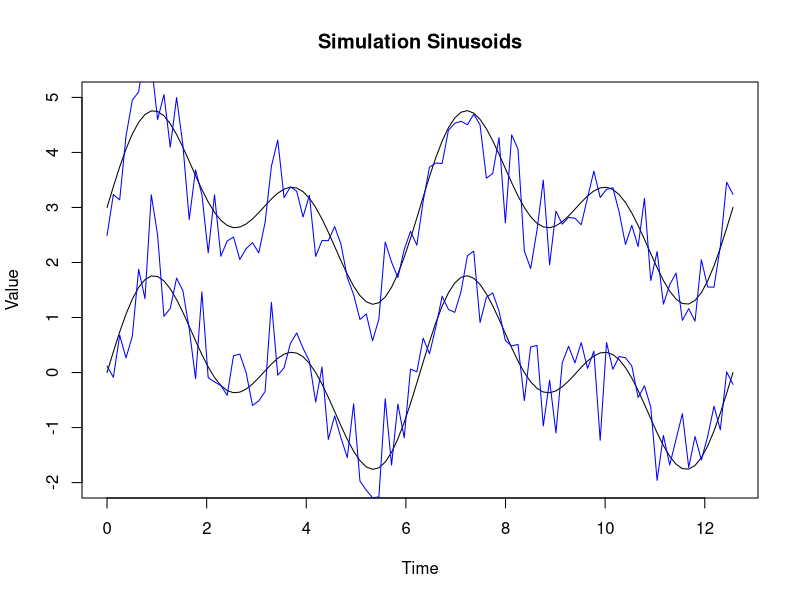
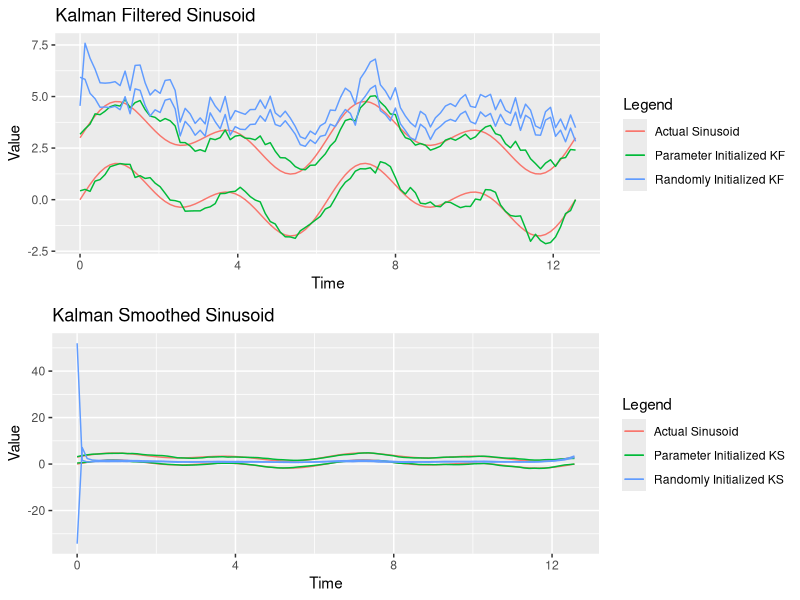
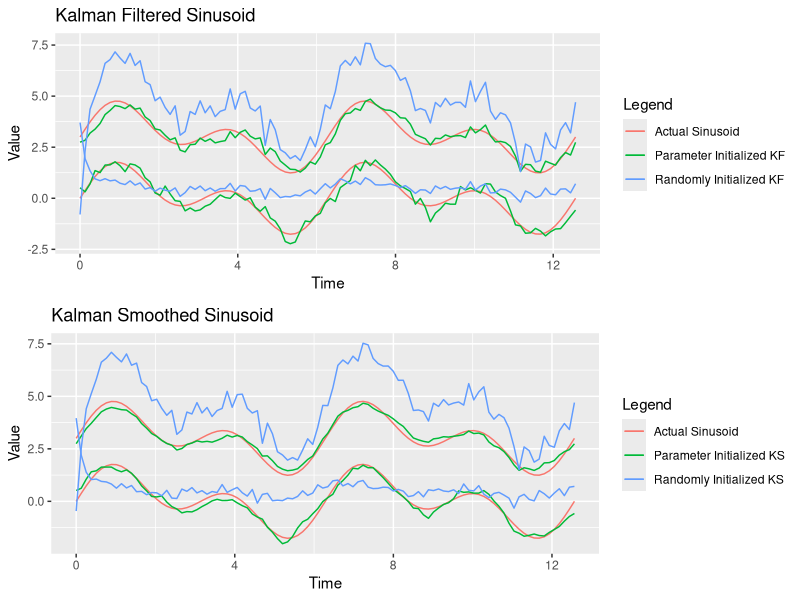
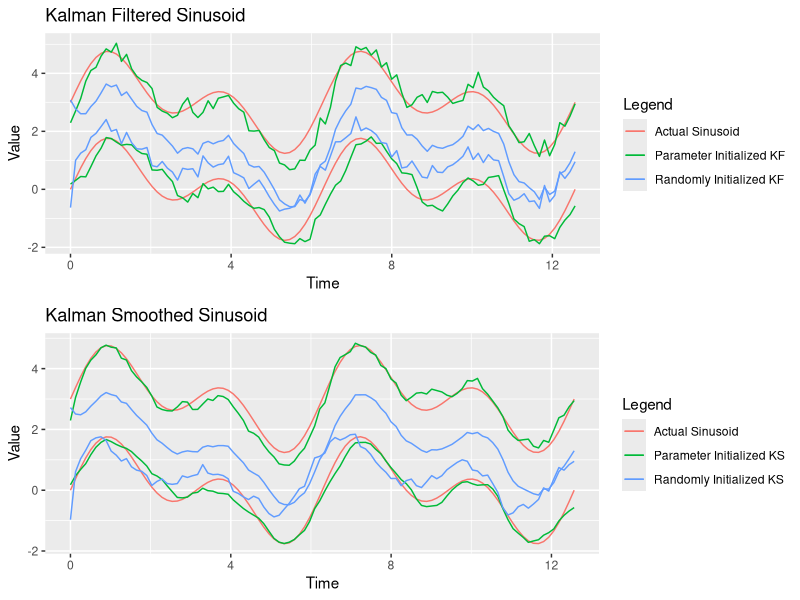
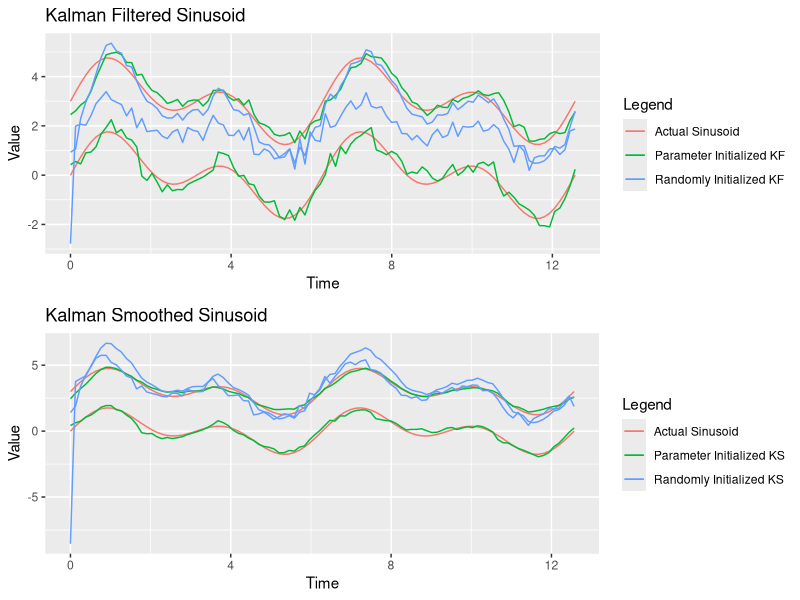
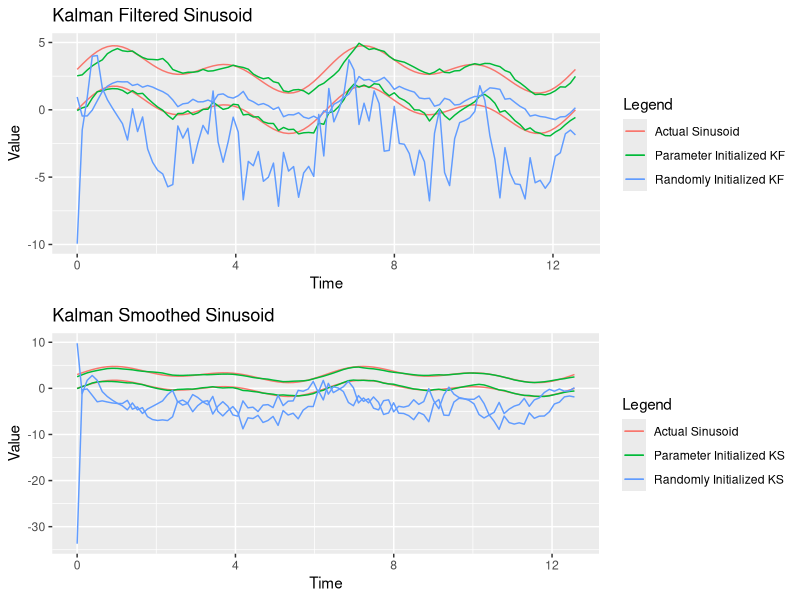
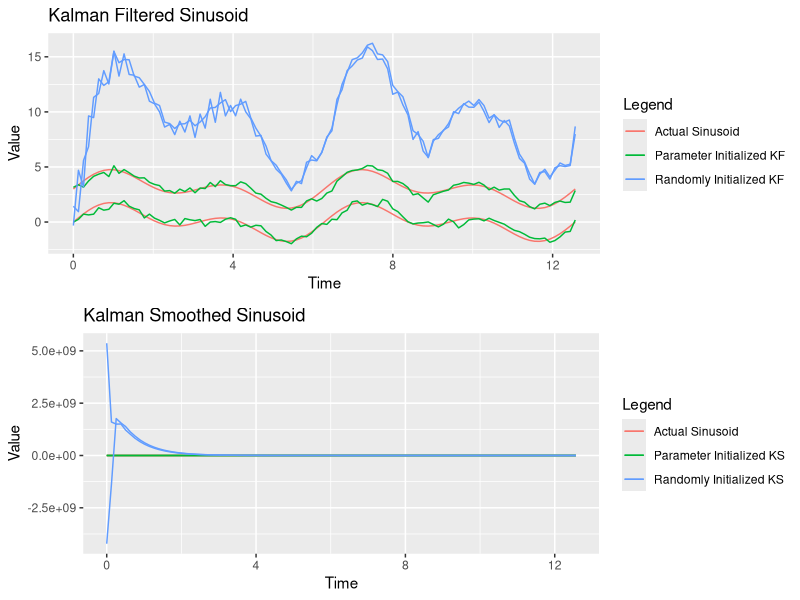
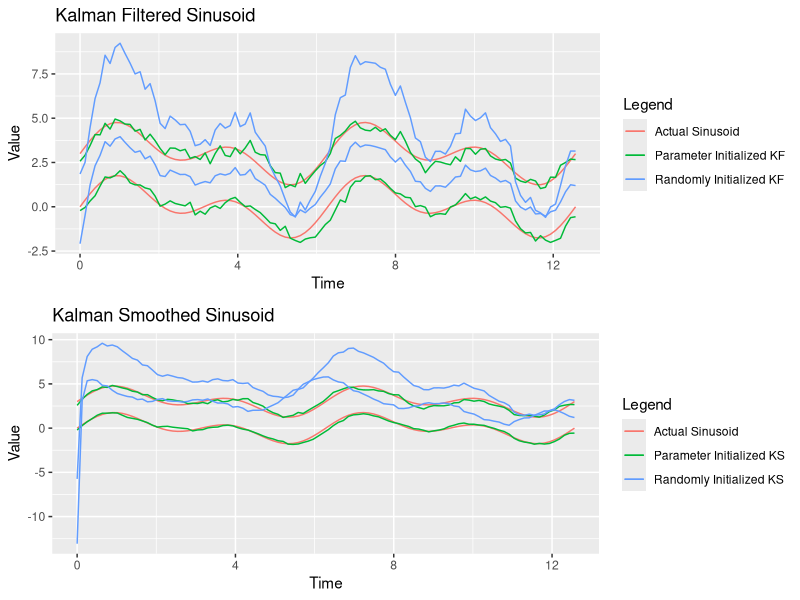

Write R code to recreate these figures, in order.
## ---- chunk 1
knitr::opts_chunk$set(echo = TRUE)
require(ggplot2)
require(reshape2)
## ---- chunk 2
KFS_init <- function(y) {
  n = dim(y)[1]
  t = dim(y)[2]
  A <- diag(n)
  C <- diag(n)
  R <- diag(n)
  sum = array(0, dim=c(1,n))
  for(d in 1:n) {
    for(i in 1:(t-2)) {
      sum[d] = sum[d] + (y[d,i+1]-((y[d,i]+y[d,i+2])/2))^2
    }
  }
  msqe = sum/t
  Q <- diag(as.vector(msqe))
  x0 <- y[,1]
  v0 <- diag(n)*0
  return(list(A=A, C=C, Q=Q, R=R, x0=x0, v0=v0))
}
## ---- chunk 3
KFS <- function(A,C,Q,R,x0,v0,y) {

  require('MASS')
  T=dim(y)[2]
  d=dim(A)[1]
  Fv1=array(0, dim=c(d,d,T))
  Fv2=array(0, dim=c(d,d,T))
  Fx1=array(0, dim=c(d,T))
  Fx2=array(0, dim=c(d,T))
  Sx=array(0, dim=c(d,T))
  Sv=array(0, dim=c(d,d,T))
  Scov=array(0, dim=c(d,d,T))
  
  CRC = t(C) %*% ginv(R) %*% C
  
  # Filter
  for (t in 1:T) {
    if (t==1) {
      Fv1[,,t]=v0-v0%*%CRC%*%v0+v0%*%CRC%*%ginv(ginv(v0)+CRC)%*%CRC%*%v0
      Fv2[,,t]=A%*%Fv1[,,t]%*%t(A)+Q
      Fx1[,t]=x0 + v0%*%t(C)%*%ginv(R)%*%(y[,t]-C%*%x0)-v0%*%CRC%*%ginv(ginv(v0)+CRC)%*%t(C)%*%ginv(R)%*%(y[,t]-C%*%x0)
      Fx2[,t]=A%*%Fx1[,t]
    } else {
      v2=Fv2[,,t-1]
      Fv1[,,t]=v2-v2%*%CRC%*%v2+v2%*%CRC%*%ginv(ginv(v2)+CRC)%*%CRC%*%v2
      Fv2[,,t]=A%*%Fv1[,,t]%*%t(A)+Q
      x2=Fx2[,t-1]
      Fx1[,t]=x2 + v2%*%t(C)%*%ginv(R)%*%(y[,t]-C%*%x2)-v2%*%CRC%*%ginv(ginv(v2)+CRC)%*%t(C)%*%ginv(R)%*%(y[,t]-C%*%x2)
      Fx2[,t]=A%*%Fx1[,t]
    }
  }
  
  # Smoother
  for (i in 1:T) {
    t=T-i+1
    if (t==T) {
      Sv[,,t]=Fv1[,,t]
      Jt=Fv1[,,t]%*%t(A)/(Fv2[,,t])
      Jt[is.na(Jt)] <- 0
      Jt=Fv1[,,t]%*%t(A)%*%ginv(Fv2[,,t])
      Scov[,,t]=Fv2[,,t]%*%t(Jt)
      Sx[,t]=Fx1[,t]+Jt%*%(Fx2[,t]-A%*%Fx1[,t])
    } else {
      Jt=Fv1[,,t]%*%t(A)/(Fv2[,,t])
      Jt[is.na(Jt)] <- 0
      Sv[,,t]=Fv1[,,t]+Jt%*%(Sv[,,t+1]-Fv2[,,t])%*%t(Jt)
      Scov[,,t]=Sv[,,t+1]%*%t(Jt)
      Sx[,t]=Fx1[,t]+Jt%*%(Sx[,t+1]-A%*%Fx1[,t])
    }
  }
  return(list(Fv1=Fv1,Fv2=Fv2,Fx1=Fx1,Fx2=Fx2,Sx=Sx,Sv=Sv,Scov=Scov))
}
## ---- chunk 4

# Multiple plot function
#
# ggplot objects can be passed in ..., or to plotlist (as a list of ggplot objects)
# - cols:   Number of columns in layout
# - layout: A matrix specifying the layout. If present, 'cols' is ignored.
#
# If the layout is something like matrix(c(1,2,3,3), nrow=2, byrow=TRUE),
# then plot 1 will go in the upper left, 2 will go in the upper right, and
# 3 will go all the way across the bottom.
#
multiplot <- function(..., plotlist=NULL, file, cols=1, layout=NULL) {
  require(grid)
  
  # Make a list from the ... arguments and plotlist
  plots <- c(list(...), plotlist)
  
  numPlots = length(plots)
  
  # If layout is NULL, then use 'cols' to determine layout
  if (is.null(layout)) {
    # Make the panel
    # ncol: Number of columns of plots
    # nrow: Number of rows needed, calculated from # of cols
    layout <- matrix(seq(1, cols * ceiling(numPlots/cols)),
                     ncol = cols, nrow = ceiling(numPlots/cols))
  }
  
  if (numPlots==1) {
    print(plots[[1]])
    
  } else {
    # Set up the page
    grid.newpage()
    pushViewport(viewport(layout = grid.layout(nrow(layout), ncol(layout))))
    
    # Make each plot, in the correct location
    for (i in 1:numPlots) {
      # Get the i,j matrix positions of the regions that contain this subplot
      matchidx <- as.data.frame(which(layout == i, arr.ind = TRUE))
      
      print(plots[[i]], vp = viewport(layout.pos.row = matchidx$row,
                                      layout.pos.col = matchidx$col))
    }
  }
}
## ---- chunk 5
t <- seq(0,4*pi,,100)

actual1 <- sin(t) + sin(2*t)
actual2 <- sin(t) + sin(2*t) + 3
actual = array(actual1, dim=c(100,2))
actual[,2] <- actual2

meas1 <- actual1 + rnorm(100, mean=0, sd=0.5)
meas2 <- actual2 + rnorm(100, mean=0, sd=0.5)
meas = array(meas1, dim=c(100,2))
meas[,2] <- meas2

plot(t, actual[,1], type="l", main="Simulation Sinusoids", xlab="Time", ylab="Value", ylim=c(-2,5))
lines(t, actual[,2], col="black")
lines(t, meas[,1], col="blue")
lines(t, meas[,2], col="blue")
## ---- chunk 6
t <- seq(0,4*pi,,100)

actual1 <- sin(t) + sin(2*t)
actual2 <- sin(t) + sin(2*t) + 3
actual = array(actual1, dim=c(100,2))
actual[,2] <- actual2

for(i in 1:10) {
  meas1 <- actual1 + rnorm(100, mean=0, sd=0.5)
  meas2 <- actual2 + rnorm(100, mean=0, sd=0.5)
  meas = array(meas1, dim=c(100,2))
  meas[,2] <- meas2
  
  par = KFS_init(t(meas))
  x = KFS(par$A, par$C, par$Q, par$R, par$x0, par$v0, y=t(meas))
  
  A = array(runif(4, 0, 1), dim=c(2,2))
  C = array(runif(4, 0, 1), dim=c(2,2))
  Q = array(runif(4, 0, 1), dim=c(2,2))
  R = array(runif(4, 0, 1), dim=c(2,2))
  x0 = array(c(runif(1, -1, 1), 3 + runif(1, -1, 1)), dim=c(2,1))
  v0 = array(runif(4, -1, 1), dim=c(2,2))
  z = KFS(A, C, Q, R, x0, v0, y=t(meas))
  
  kf_data <-
  data.frame(
    ac1 = actual[,1],
    ac2 = actual[,2],
    kx1 = x$Fx1[1,],
    kx2 = x$Fx1[2,],
    kz1 = z$Fx1[1,],
    kz2 = z$Fx1[2,],
    time = t
  )
  
  ks_data <-
  data.frame(
    ac1 = actual[,1],
    ac2 = actual[,2],
    kx1 = x$Sx[1,],
    kx2 = x$Sx[2,],
    kz1 = z$Sx[1,],
    kz2 = z$Sx[2,],
    time = t
  )
  
  #Plot
  fplot <- ggplot(kf_data, aes(time, colour=Legend)) + geom_line(aes(y=ac1, color="Actual Sinusoid"))+ geom_line(aes(y=ac2, color="Actual Sinusoid")) + geom_line(aes(y=kx1, color="Parameter Initialized KF")) + geom_line(aes(y=kx2, color="Parameter Initialized KF")) + geom_line(aes(y=kz1, color="Randomly Initialized KF")) + geom_line(aes(y=kz2, color="Randomly Initialized KF")) + labs(x="Time", y="Value", title="Kalman Filtered Sinusoid")
  splot <- ggplot(ks_data, aes(time, colour=Legend)) + geom_line(aes(y=ac1, color="Actual Sinusoid"))+ geom_line(aes(y=ac2, color="Actual Sinusoid")) + geom_line(aes(y=kx1, color="Parameter Initialized KS")) + geom_line(aes(y=kx2, color="Parameter Initialized KS")) + geom_line(aes(y=kz1, color="Randomly Initialized KS")) + geom_line(aes(y=kz2, color="Randomly Initialized KS")) + labs(x="Time", y="Value", title="Kalman Smoothed Sinusoid")
  multiplot(fplot, splot)
  
  ms1r2 = sum((cor(actual[,1], meas[,1]))^2)
  ms2r2 = sum((cor(actual[,2], meas[,2]))^2)
  xf1r2 = sum((cor(actual[,1], x$Fx1[1,]))^2)
  xf2r2 = sum((cor(actual[,2], x$Fx1[2,]))^2)
  xs1r2 = sum((cor(actual[,1], x$Sx[1,]))^2)
  xs2r2 = sum((cor(actual[,2], x$Sx[2,]))^2)
  zf1r2 = sum((cor(actual[,1], z$Fx1[1,]))^2)
  zf2r2 = sum((cor(actual[,2], z$Fx1[2,]))^2)
  zs1r2 = sum((cor(actual[,1], z$Sx[1,]))^2)
  zs2r2 = sum((cor(actual[,2], z$Sx[2,]))^2)
  print(paste("Measurement R^2: ", round(ms1r2, digits=5), round(ms2r2, digits=5)))
  print(paste("Kalman Filter R^2: ", round(xf1r2, digits=5), round(xf2r2, digits=5), " vs. ", round(zf1r2, digits=5), round(zf2r2, digits=5)))
  print(paste("Kalman Smoother R^2: ", round(xs1r2, digits=5), round(xs2r2, digits=5), " vs. ", round(zs1r2, digits=5), round(zs2r2, digits=5)))
}
## ---- chunk 7
t <- seq(0,4*pi,,100)

actual1 <- sin(t) + sin(2*t)
actual2 <- sin(t) + sin(2*t) + 3
actual = array(actual1, dim=c(100,2))
actual[,2] <- actual2

for(i in 1:10) {
  meas1 <- actual1 + rnorm(100, mean=0, sd=5)
  meas2 <- actual2 + rnorm(100, mean=0, sd=5)
  meas = array(meas1, dim=c(100,2))
  meas[,2] <- meas2
  
  par = KFS_init(t(meas))
  x = KFS(par$A, par$C, par$Q, par$R, par$x0, par$v0, y=t(meas))
  
  A = array(runif(4, 0, 1), dim=c(2,2))
  C = array(runif(4, 0, 1), dim=c(2,2))
  Q = array(runif(4, 0, 1), dim=c(2,2))
  R = array(runif(4, 0, 1), dim=c(2,2))
  x0 = array(c(runif(1, -1, 1), 3 + runif(1, -1, 1)), dim=c(2,1))
  v0 = array(runif(4, -1, 1), dim=c(2,2))
  z = KFS(A, C, Q, R, x0, v0, y=t(meas))
  
  kf_data <-
  data.frame(
    ac1 = actual[,1],
    ac2 = actual[,2],
    kx1 = x$Fx1[1,],
    kx2 = x$Fx1[2,],
    kz1 = z$Fx1[1,],
    kz2 = z$Fx1[2,],
    time = t
  )
  
  ks_data <-
  data.frame(
    ac1 = actual[,1],
    ac2 = actual[,2],
    kx1 = x$Sx[1,],
    kx2 = x$Sx[2,],
    kz1 = z$Sx[1,],
    kz2 = z$Sx[2,],
    time = t
  )
  
  #Plot
  fplot <- ggplot(kf_data, aes(time, colour=Legend)) + geom_line(aes(y=ac1, color="Actual Sinusoid"))+ geom_line(aes(y=ac2, color="Actual Sinusoid")) + geom_line(aes(y=kx1, color="Parameter Initialized KF")) + geom_line(aes(y=kx2, color="Parameter Initialized KF")) + geom_line(aes(y=kz1, color="Randomly Initialized KF")) + geom_line(aes(y=kz2, color="Randomly Initialized KF")) + labs(x="Time", y="Value", title="Kalman Filtered Sinusoid")
  splot <- ggplot(ks_data, aes(time, colour=Legend)) + geom_line(aes(y=ac1, color="Actual Sinusoid"))+ geom_line(aes(y=ac2, color="Actual Sinusoid")) + geom_line(aes(y=kx1, color="Parameter Initialized KS")) + geom_line(aes(y=kx2, color="Parameter Initialized KS")) + geom_line(aes(y=kz1, color="Randomly Initialized KS")) + geom_line(aes(y=kz2, color="Randomly Initialized KS")) + labs(x="Time", y="Value", title="Kalman Smoothed Sinusoid")
  multiplot(fplot, splot)
  
  ms1r2 = sum((cor(actual[,1], meas[,1]))^2)
  ms2r2 = sum((cor(actual[,2], meas[,2]))^2)
  xf1r2 = sum((cor(actual[,1], x$Fx1[1,]))^2)
  xf2r2 = sum((cor(actual[,2], x$Fx1[2,]))^2)
  xs1r2 = sum((cor(actual[,1], x$Sx[1,]))^2)
  xs2r2 = sum((cor(actual[,2], x$Sx[2,]))^2)
  zf1r2 = sum((cor(actual[,1], z$Fx1[1,]))^2)
  zf2r2 = sum((cor(actual[,2], z$Fx1[2,]))^2)
  zs1r2 = sum((cor(actual[,1], z$Sx[1,]))^2)
  zs2r2 = sum((cor(actual[,2], z$Sx[2,]))^2)
  print(paste("Measurement R^2: ", round(ms1r2, digits=5), round(ms2r2, digits=5)))
  print(paste("Kalman Filter R^2: ", round(xf1r2, digits=5), round(xf2r2, digits=5), " vs. ", round(zf1r2, digits=5), round(zf2r2, digits=5)))
  print(paste("Kalman Smoother R^2: ", round(xs1r2, digits=5), round(xs2r2, digits=5), " vs. ", round(zs1r2, digits=5), round(zs2r2, digits=5)))
}
